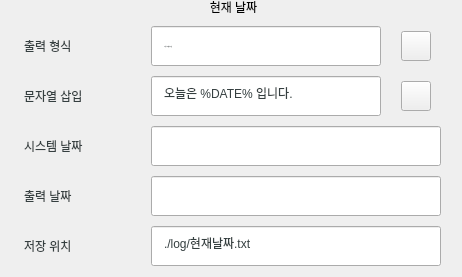
              <widget class="QGroupBox" name="groupBox">
               <property name="styleSheet">
                <string notr="true">

QGroupBox  {
    border:0px;
    border-radius: 15px;
	font: 75 15px&quot;Gong Gothic&quot;;
}

QGroupBox::title  {
    font: 20px;
    subcontrol-position: top center;
    padding: 5px 8000px 5px 8000px;
}

</string>
               </property>
               <property name="title">
                <string>현재 날짜</string>
               </property>
               <layout class="QGridLayout" name="gridLayout_4">
                <property name="topMargin">
                 <number>11</number>
                </property>
                <item row="0" column="0">
                 <layout class="QGridLayout" name="gridLayout_6">
                  <property name="sizeConstraint">
                   <enum>QLayout::SetMaximumSize</enum>
                  </property>
                  <property name="leftMargin">
                   <number>0</number>
                  </property>
                  <property name="topMargin">
                   <number>15</number>
                  </property>
                  <property name="rightMargin">
                   <number>10</number>
                  </property>
                  <property name="spacing">
                   <number>10</number>
                  </property>
                  <item row="0" column="0">
                   <widget class="QLabel" name="st_user_name">
                    <property name="minimumSize">
                     <size>
                      <width>130</width>
                      <height>40</height>
                     </size>
                    </property>
                    <property name="maximumSize">
                     <size>
                      <width>130</width>
                      <height>40</height>
                     </size>
                    </property>
                    <property name="autoFillBackground">
                     <bool>false</bool>
                    </property>
                    <property name="styleSheet">
                     <string notr="true">padding: 10px;;
font: 20px &quot;Gong Gothic&quot;;
color :   #353F40;</string>
                    </property>
                    <property name="text">
                     <string>출력 형식</string>
                    </property>
                    <property name="margin">
                     <number>0</number>
                    </property>
                   </widget>
                  </item>
                  <item row="0" column="1">
                   <widget class="QLineEdit" name="date_output_format">
                    <property name="sizePolicy">
                     <sizepolicy hsizetype="Fixed" vsizetype="Expanding">
                      <horstretch>0</horstretch>
                      <verstretch>0</verstretch>
                     </sizepolicy>
                    </property>
                    <property name="minimumSize">
                     <size>
                      <width>200</width>
                      <height>40</height>
                     </size>
                    </property>
                    <property name="maximumSize">
                     <size>
                      <width>230</width>
                      <height>40</height>
                     </size>
                    </property>
                    <property name="font">
                     <font>
                      <family>Gong Gothic</family>
                      <pointsize>-1</pointsize>
                      <weight>9</weight>
                      <italic>false</italic>
                      <bold>false</bold>
                      <kerning>true</kerning>
                     </font>
                    </property>
                    <property name="styleSheet">
                     <string notr="true">padding: 10px;
font: 75 15px&quot;Gong Gothic&quot;;
color :   #353F40;</string>
                    </property>
                    <property name="text">
                     <string>%Y년 %m월 %d일</string>
                    </property>
                    <property name="alignment">
                     <set>Qt::AlignLeading|Qt::AlignLeft|Qt::AlignVCenter</set>
                    </property>
                   </widget>
                  </item>
                  <item row="2" column="0">
                   <widget class="QLabel" name="st_user_open">
                    <property name="minimumSize">
                     <size>
                      <width>130</width>
                      <height>40</height>
                     </size>
                    </property>
                    <property name="maximumSize">
                     <size>
                      <width>130</width>
                      <height>40</height>
                     </size>
                    </property>
                    <property name="styleSheet">
                     <string notr="true">padding: 10px;;
font: 20px &quot;Gong Gothic&quot;;
color :   #353F40;</string>
                    </property>
                    <property name="text">
                     <string>시스템 날짜</string>
                    </property>
                   </widget>
                  </item>
                  <item row="1" column="0">
                   <widget class="QLabel" name="st_user_address">
                    <property name="minimumSize">
                     <size>
                      <width>130</width>
                      <height>40</height>
                     </size>
                    </property>
                    <property name="maximumSize">
                     <size>
                      <width>130</width>
                      <height>40</height>
                     </size>
                    </property>
                    <property name="styleSheet">
                     <string notr="true">padding: 10px;;
font: 20px &quot;Gong Gothic&quot;;
color :   #353F40;</string>
                    </property>
                    <property name="text">
                     <string>문자열 삽입</string>
                    </property>
                   </widget>
                  </item>
                  <item row="1" column="1">
                   <widget class="QLineEdit" name="date_output_string">
                    <property name="sizePolicy">
                     <sizepolicy hsizetype="Fixed" vsizetype="Fixed">
                      <horstretch>0</horstretch>
                      <verstretch>0</verstretch>
                     </sizepolicy>
                    </property>
                    <property name="minimumSize">
                     <size>
                      <width>230</width>
                      <height>40</height>
                     </size>
                    </property>
                    <property name="maximumSize">
                     <size>
                      <width>230</width>
                      <height>40</height>
                     </size>
                    </property>
                    <property name="styleSheet">
                     <string notr="true">padding: 10px;
font: 75 15px&quot;Gong Gothic&quot;;
color :   #353F40;</string>
                    </property>
                    <property name="text">
                     <string>오늘은 %DATE% 입니다.</string>
                    </property>
                    <property name="alignment">
                     <set>Qt::AlignLeading|Qt::AlignLeft|Qt::AlignVCenter</set>
                    </property>
                   </widget>
                  </item>
                  <item row="3" column="0">
                   <widget class="QLabel" name="st_user_close">
                    <property name="minimumSize">
                     <size>
                      <width>130</width>
                      <height>40</height>
                     </size>
                    </property>
                    <property name="maximumSize">
                     <size>
                      <width>130</width>
                      <height>40</height>
                     </size>
                    </property>
                    <property name="styleSheet">
                     <string notr="true">padding: 10px;;
font: 20px &quot;Gong Gothic&quot;;
color :   #353F40;</string>
                    </property>
                    <property name="text">
                     <string>출력 날짜</string>
                    </property>
                   </widget>
                  </item>
                  <item row="4" column="0">
                   <widget class="QLabel" name="st_user_week">
                    <property name="minimumSize">
                     <size>
                      <width>130</width>
                      <height>40</height>
                     </size>
                    </property>
                    <property name="maximumSize">
                     <size>
                      <width>130</width>
                      <height>40</height>
                     </size>
                    </property>
                    <property name="styleSheet">
                     <string notr="true">padding: 10px;;
font: 20px &quot;Gong Gothic&quot;;
color :   #353F40;</string>
                    </property>
                    <property name="text">
                     <string>저장 위치</string>
                    </property>
                   </widget>
                  </item>
                  <item row="4" column="1" colspan="2">
                   <widget class="QLineEdit" name="date_output_path">
                    <property name="minimumSize">
                     <size>
                      <width>0</width>
                      <height>40</height>
                     </size>
                    </property>
                    <property name="maximumSize">
                     <size>
                      <width>16777215</width>
                      <height>40</height>
                     </size>
                    </property>
                    <property name="styleSheet">
                     <string notr="true">padding: 10px;
font: 75 15px&quot;Gong Gothic&quot;;
color :   #353F40;</string>
                    </property>
                    <property name="text">
                     <string>./log/현재날짜.txt</string>
                    </property>
                    <property name="alignment">
                     <set>Qt::AlignLeading|Qt::AlignLeft|Qt::AlignVCenter</set>
                    </property>
                    <property name="readOnly">
                     <bool>true</bool>
                    </property>
                   </widget>
                  </item>
                  <item row="2" column="1" colspan="2">
                   <widget class="QLineEdit" name="date_pc">
                    <property name="minimumSize">
                     <size>
                      <width>0</width>
                      <height>40</height>
                     </size>
                    </property>
                    <property name="maximumSize">
                     <size>
                      <width>16777215</width>
                      <height>40</height>
                     </size>
                    </property>
                    <property name="styleSheet">
                     <string notr="true">padding: 10px;
font: 75 15px&quot;Gong Gothic&quot;;
color :   #353F40;</string>
                    </property>
                    <property name="alignment">
                     <set>Qt::AlignLeading|Qt::AlignLeft|Qt::AlignVCenter</set>
                    </property>
                    <property name="readOnly">
                     <bool>true</bool>
                    </property>
                   </widget>
                  </item>
                  <item row="3" column="1" colspan="2">
                   <widget class="QLineEdit" name="date_output_live">
                    <property name="minimumSize">
                     <size>
                      <width>0</width>
                      <height>40</height>
                     </size>
                    </property>
                    <property name="maximumSize">
                     <size>
                      <width>16777215</width>
                      <height>40</height>
                     </size>
                    </property>
                    <property name="styleSheet">
                     <string notr="true">padding: 10px;
font: 75 15px&quot;Gong Gothic&quot;;
color :   #353F40;</string>
                    </property>
                    <property name="frame">
                     <bool>true</bool>
                    </property>
                    <property name="alignment">
                     <set>Qt::AlignLeading|Qt::AlignLeft|Qt::AlignVCenter</set>
                    </property>
                    <property name="readOnly">
                     <bool>true</bool>
                    </property>
                   </widget>
                  </item>
                  <item row="0" column="2">
                   <layout class="QHBoxLayout" name="horizontalLayout">
                    <property name="spacing">
                     <number>0</number>
                    </property>
                    <property name="leftMargin">
                     <number>10</number>
                    </property>
                    <property name="rightMargin">
                     <number>10</number>
                    </property>
                    <item>
                     <widget class="QPushButton" name="date_output_format_reset">
                      <property name="minimumSize">
                       <size>
                        <width>30</width>
                        <height>30</height>
                       </size>
                      </property>
                      <property name="maximumSize">
                       <size>
                        <width>30</width>
                        <height>30</height>
                       </size>
                      </property>
                      <property name="styleSheet">
                       <string notr="true">border-image: url(:/icon/refresh.png);</string>
                      </property>
                      <property name="text">
                       <string/>
                      </property>
                     </widget>
                    </item>
                   </layout>
                  </item>
                  <item row="1" column="2">
                   <layout class="QHBoxLayout" name="horizontalLayout_2">
                    <property name="spacing">
                     <number>0</number>
                    </property>
                    <property name="leftMargin">
                     <number>10</number>
                    </property>
                    <property name="rightMargin">
                     <number>10</number>
                    </property>
                    <property name="bottomMargin">
                     <number>0</number>
                    </property>
                    <item>
                     <widget class="QPushButton" name="date_output_string_reset">
                      <property name="minimumSize">
                       <size>
                        <width>30</width>
                        <height>30</height>
                       </size>
                      </property>
                      <property name="maximumSize">
                       <size>
                        <width>30</width>
                        <height>30</height>
                       </size>
                      </property>
                      <property name="styleSheet">
                       <string notr="true">border-image: url(:/icon/refresh.png);</string>
                      </property>
                      <property name="text">
                       <string/>
                      </property>
                     </widget>
                    </item>
                   </layout>
                  </item>
                 </layout>
                </item>
               </layout>
              </widget>
